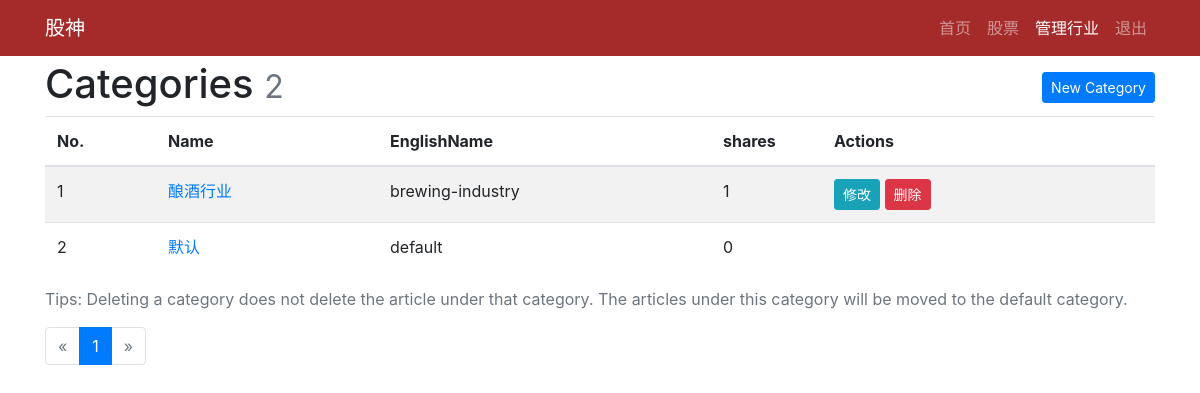
The app's page /shares/category/manage (signed in) with its own data.
### app/shares/models.py (models this page shows, shortened)
class Category(db.Model):
    id = db.Column(db.Integer,primary_key=True)
    name = db.Column(db.String(30),unique=True)
    english_name = db.Column(db.String(50),unique=True,index=True)
    reviewed = db.Column(db.Boolean,default=False)
    shares = db.relationship('Share',back_populates='category')

### app/shares/routes.py (the view)
@bp.route('/category/manage')
@login_required
def manage_category():
    page = request.args.get('page',1,type=int)
    pagination = Category.query.order_by(Category.id.desc()).paginate(
        page,per_page=20
    )
    categories = pagination.items
    return render_template('share/manage_category.html',page=page,pagination=pagination,categories=categories)

### app/main/routes.py (called while the page is built)
@bp.before_app_request
def before_request():
    g.locale = str(get_locale())
    if current_user.is_authenticated:
        current_user.last_seen = datetime.utcnow()
        db.session.commit()

### app/models.py (called while the page is built)
@login.user_loader
def load_user(id):
    return User.query.get(int(id))

### app/templates/share/manage_category.html (shortened to what this page needs)
{% extends 'base.html' %}
{% from 'bootstrap/pagination.html' import render_pagination %}
{% block app_content %}
    <div class="page-header">
        <h1>Categories
            <small class="text-muted">{{ categories|length }}</small>
            <span class="float-right"><a class="btn btn-primary btn-sm"
                                         href="{{ url_for('shares.new_category') }}">New Category</a></span>
        </h1>
    </div>
    {% if categories %}
        <table class="table table-striped">
            <thead>
            <tr>
                <th style="width:10%;">No.</th>
                <th style="width:20%;">Name</th>
                <th style="width:30%;">EnglishName</th>
                <th style="width:10%;">shares</th>
                <th style="width:30%;">Actions</th>
            </tr>
            </thead>
            {% for category in categories %}
                <tr>
                    <td>{{ loop.index }}</td>
                    <td><a href="{{ url_for('shares.show_category', category_name=category.english_name) }}">{{ category.name }}</a>
                    </td>
                    <td>{{ category.english_name }}</td>
                    <td>{{ category.shares|length }}</td>
                    <td>
                        {% if category.id != 1 %}
                            <a class="btn btn-info btn-sm"
                               href="{{ url_for('.edit_category', category_id=category.id) }}">修改</a>
                            <form class="inline" method="post"
                                  action="{{ url_for('.delete_category', category_id=category.id) }}">
                                <button type="submit" class="btn btn-danger btn-sm"
                                        onclick="return confirm('Are you sure?');">删除
                                </button>
                            </form>
                        {% endif %}
                    </td>
                </tr>
            {% endfor %}
        </table>
        <p class="text-muted">Tips: Deleting a category does not delete the article under that category.
            The articles under this category will be moved to the default category.</p>
            <div class="page-footer">{{ render_pagination(pagination) }}</div>
    {% else %}
        <div class="tip"><h5>No categories.</h5></div>
    {% endif %}
{% endblock %}

### app/static/css/main.css (style rules this page uses)
.inline { display:inline; }

### records on screen
Category: name "酿酒行业", english_name "brewing-industry", shares|length "1"
Category: name "默认", english_name "default", shares|length "0"

### other values on screen
{{ render_nav_item('main.index', '首页',None,True) }} "首页"
{{ render_nav_item('shares.index', '股票',None,True) }} "股票"
{{ render_nav_item('shares.manage_category', '管理行业',None,True) }} "管理行业"
{{ render_nav_item('auth.logout', '退出',None,True) }} "退出"
{{ categories|length }} "2"
{{ render_pagination(pagination) }} "« 1 »"
